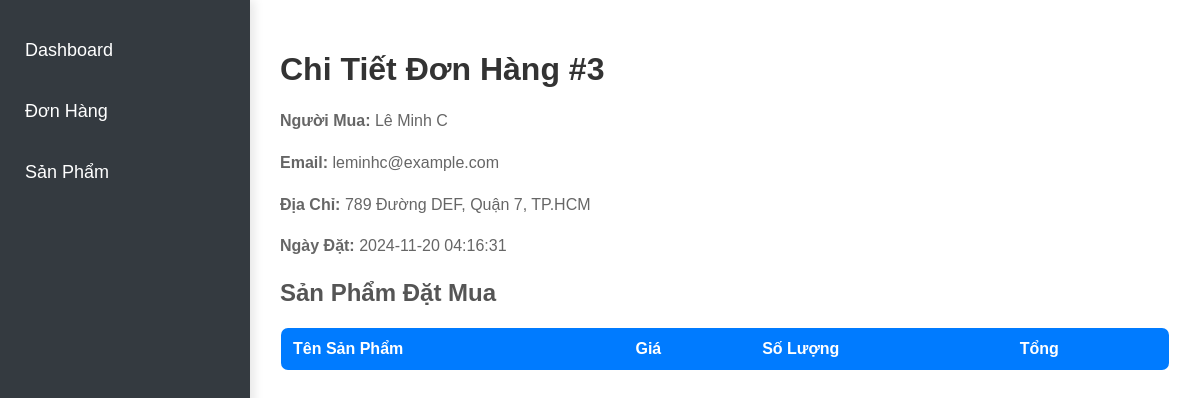
/admin/order_detail.php?id=3, run on the app's committed database.
### tables this page shows
CREATE TABLE `orders` (
  `id` int(11) NOT NULL,
  `customer_name` varchar(255) NOT NULL,
  `email` varchar(255) NOT NULL,
  `address` text NOT NULL,
  `order_date` datetime DEFAULT current_timestamp(),
  `status` varchar(50) NOT NULL
);

### admin/order_detail.php (the view, shortened to what this page needs)
<?php
include 'db.php';
if (isset($_GET['id'])) {
    $order_id = $_GET['id'];
    $query = "SELECT * FROM orders WHERE id = :order_id";
    $stmt = $conn->prepare($query);
    $stmt->bindParam(':order_id', $order_id);
    $stmt->execute();
    $order = $stmt->fetch(PDO::FETCH_ASSOC);
} else {
    echo "Không có đơn hàng nào.";
    exit();
}
?>
<!DOCTYPE html>
<html lang="en">
<head>
    <link rel="stylesheet" href="assets/css/styles.css">
</head>
<body>
    <div class="sidebar">
        <ul>
            <li><a href="index.php">Dashboard</a></li>
            <li><a href="orders.php">Đơn Hàng</a></li>
            <li><a href="products.php">Sản Phẩm</a></li>
        </ul>
    </div>
    <div class="content">
        <h1>Chi Tiết Đơn Hàng #<?php echo $order['id']; ?></h1>
        <p><strong>Người Mua:</strong> <?php echo $order['customer_name']; ?></p>
        <p><strong>Email:</strong> <?php echo $order['email']; ?></p>
        <p><strong>Địa Chỉ:</strong> <?php echo $order['address']; ?></p>
        <p><strong>Ngày Đặt:</strong> <?php echo $order['order_date']; ?></p>
        <h2>Sản Phẩm Đặt Mua</h2>
        <table>
            <thead>
                <tr>
                    <th>Tên Sản Phẩm</th>
                    <th>Giá</th>
                    <th>Số Lượng</th>
                    <th>Tổng</th>
                </tr>
            </thead>
        </table>
    </div>
</body>
</html>

### admin/assets/css/styles.css (style rules this page uses)
body { font-family: 'Arial', sans-serif; background-color: #f4f7fc; margin: 0; padding: 0; display: flex; min-height: 100vh; }
.sidebar { width: 250px; background-color: #343a40; color: #fff; padding-top: 20px; height: 100vh; position: fixed; left: 0; top: 0; box-shadow: 4px 0 10px rgba(0, 0, 0, 0.1); }
.sidebar ul { list-style-type: none; padding: 0; margin: 0; }
.sidebar ul li { padding: 15px; text-align: left; transition: background-color 0.3s ease; }
.sidebar ul li a { color: white; text-decoration: none; display: block; font-size: 18px; }
.content { margin-left: 250px; padding: 30px; flex: 1; background-color: #fff; }
h1 { font-size: 32px; color: #333; margin-bottom: 20px; }
h2 { font-size: 24px; color: #555; margin-bottom: 20px; }
p { font-size: 16px; color: #666; line-height: 1.6; }
table { width: 100%; border-collapse: collapse; margin-top: 20px; border: 1px solid #ddd; border-radius: 8px; overflow: hidden; }
table thead { background-color: #007bff; color: white; }
table th, table td { padding: 12px; text-align: left; border-bottom: 1px solid #ddd; }
table th { font-weight: bold; }
a { color: #007bff; text-decoration: none; transition: color 0.3s ease; }
a { display: block; text-decoration: none; font-size: 14px; padding: 5px 10px; border-radius: 4px; transition: background-color 0.3s, color 0.3s; }

### data on the page
orders: id "3", customer_name "Lê Minh C", email "leminhc@example.com", address "789 Đường DEF, Quận 7, TP.HCM", order_date "2024-11-20 04:16:31"
